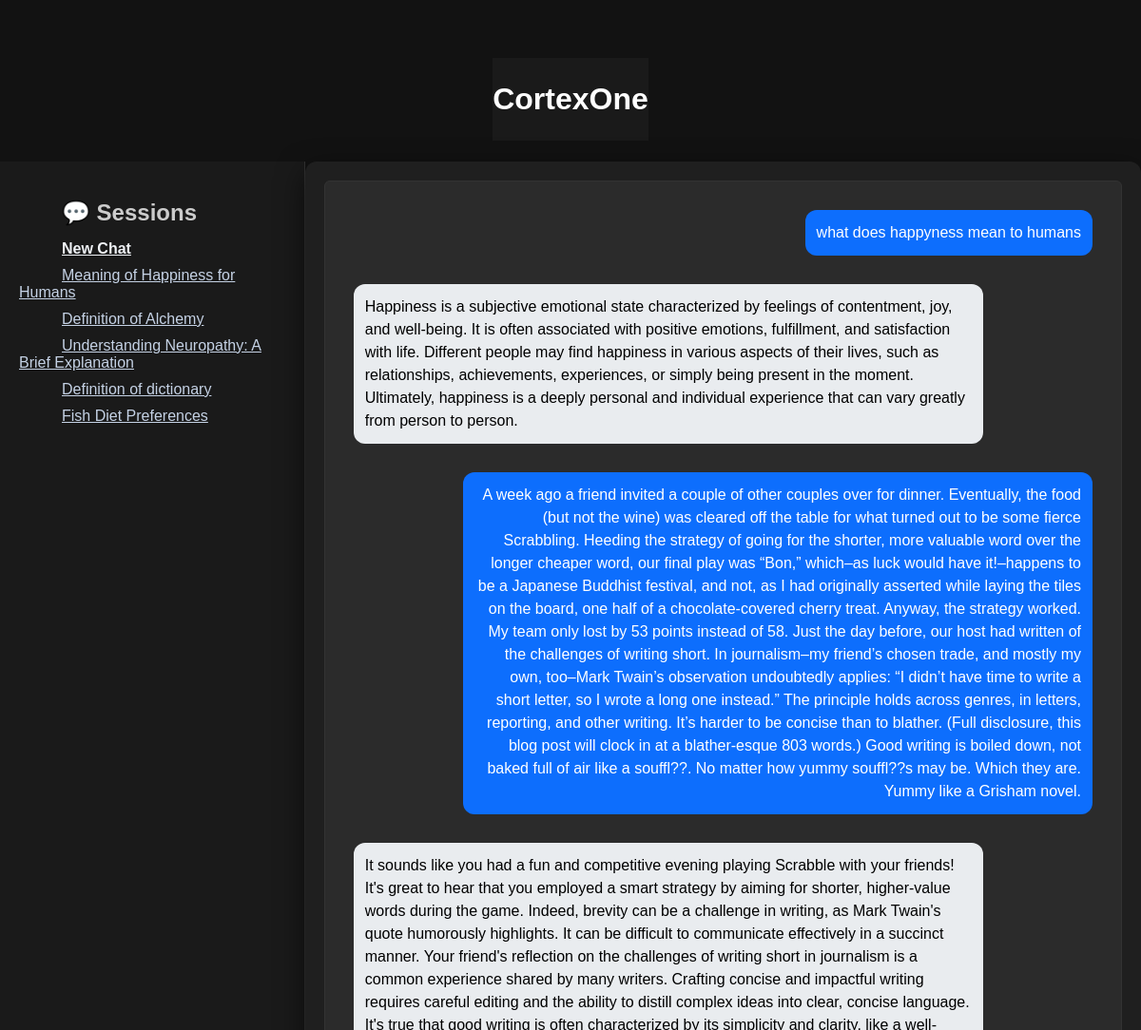
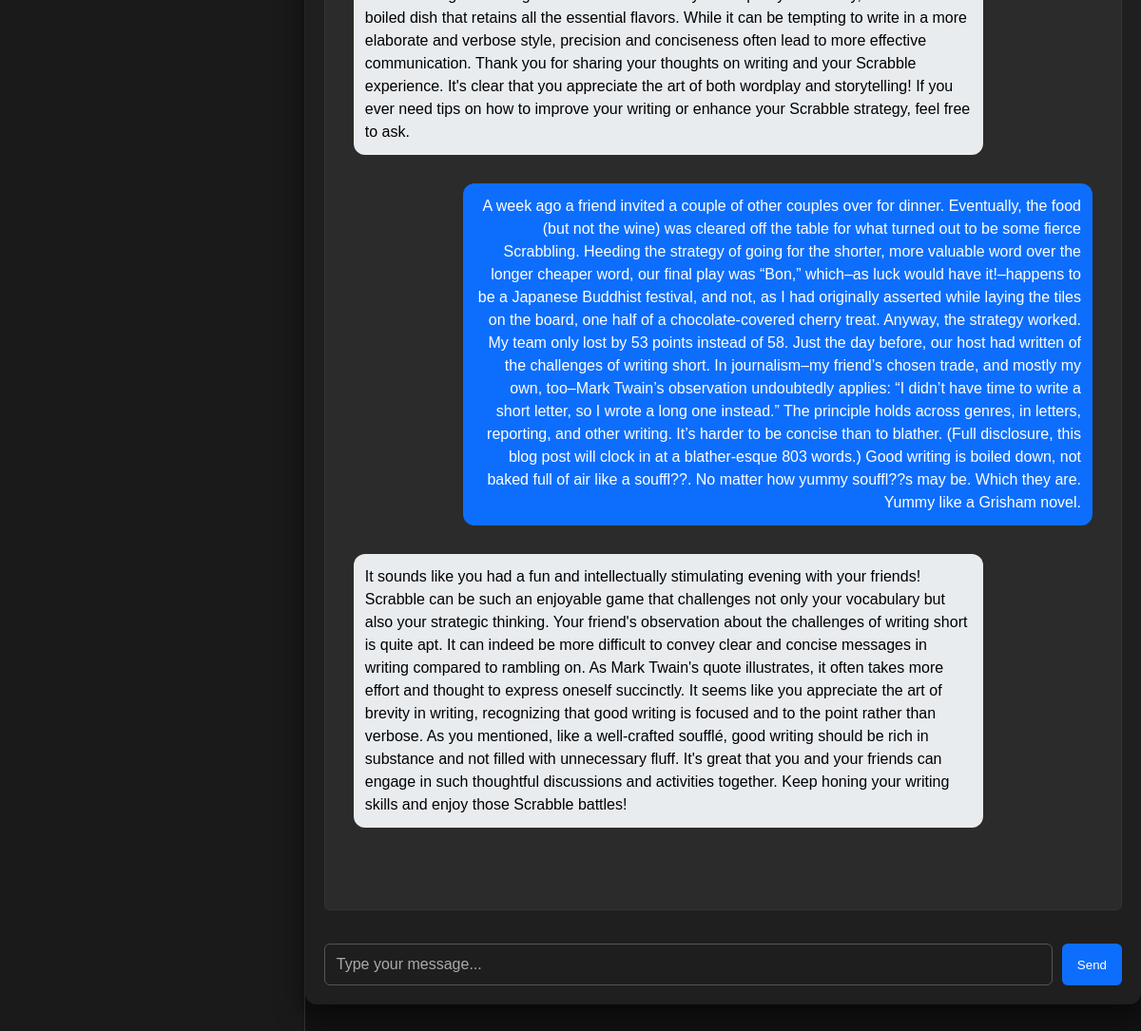
/session/53a9b840-112d-42ab-b376-16261fa65b6f, run on the app's committed database (2 pictures, top to bottom).
### tables this page shows
CREATE TABLE chats (
            id INTEGER PRIMARY KEY AUTOINCREMENT,
            user_message TEXT NOT NULL,
            response TEXT NOT NULL,
            timestamp DATETIME DEFAULT CURRENT_TIMESTAMP,
            session_id TEXT,
            session_name TEXT
        );

### app.py (the view)
@app.route('/session/<session_id>')
def load_session(session_id):
    conn = sqlite3.connect('chat_history.db')
    c = conn.cursor()
    c.execute("SELECT user_message, response FROM chats WHERE session_id = ? ORDER BY timestamp", (session_id,))
    chats = c.fetchall()
    c.execute("""
        SELECT DISTINCT session_id, session_name, MIN(timestamp)
        FROM chats
        WHERE session_name IS NOT NULL
        GROUP BY session_id
        ORDER BY MIN(timestamp) DESC
    """)
    sessions = c.fetchall()
    conn.close()
    session['session_id'] = session_id
    return render_template('chat.html', chats=chats, sessions=sessions)

### templates/chat.html (shortened to what this page needs)
<!DOCTYPE html>
<html>
<head>
    <link rel="stylesheet" href="{{ url_for('static', filename='style.css') }}">
</head>
<body style="margin: 0; font-family: sans-serif; background-color: #121212; color: white;">
    <h1 style="text-align: center; color: white; background-color: #1a1a1a; padding: 25px 0; margin: 1;">
        CortexOne
    </h1>
    <div style="display: flex; width: 100%; height: calc(100vh - 60px);">
        <div style="width: 30%; max-width: 300px; background-color: #1a1a1a; padding: 20px; border-right: 1px solid #333; overflow-y: auto;">
            <h2 style="color: #ccc; margin-bottom: 15px; padding-left: 45px;">💬 Sessions</h2>
            <div style="margin-bottom: 10px;">
                <a href="/new" style="color: #eff2f6; font-weight: bold; padding-left: 45px;"> New Chat</a>
            </div>
            {% for session_id, name, timestamp in sessions %}
                <div style="margin-bottom: 10px;">
                    <a href="/session/{{ session_id }}" style="color: #c5d2e5;  padding-left: 45px;">
                        {{ name or 'Untitled Session' }}
                    </a>
                </div>
            {% endfor %}
        </div>
        <div class="chat-container" style="flex-grow: 1; padding: 20px; display: flex; flex-direction: column; overflow-y: auto;">
            <div id="chat-box" style="flex-grow: 1; overflow-y: auto;">
                {% if chats %}
                    {% for user_msg, response in chats %}
                        <div class="chat-bubble user">{{ user_msg }}</div>
                        <div class="chat-bubble bot">{{ response }}</div>
                    {% endfor %}
                {% endif %}
            </div>
            <div class="input-area" style="margin-top: 20px;">
                <input type="text" id="user-input" placeholder="Type your message..." style="width: 80%;">
                <button onclick="sendMessage()">Send</button>
            </div>
        </div>
    </div>
</body>
</html>

### static/style.css (style rules this page uses)
body { font-family: 'Segoe UI', Tahoma, Geneva, Verdana, sans-serif; background-color: #121212; color: #e0e0e0; margin: 0; padding-top: 40px; display: flex; flex-direction: column; align-items: center; }
.chat-container { background: #1f1f1f; padding: 25px 30px; border-radius: 12px; box-shadow: 0 10px 30px rgba(0, 0, 0, 0.6); width: 90%; max-width: 900px; display: flex; flex-direction: column; height: 80vh; }
#chat-box { flex: 1; overflow-y: auto; border: 1px solid #333; padding: 20px; margin-bottom: 15px; border-radius: 6px; background: #2b2b2b; display: flex; flex-direction: column; gap: 10px; }
.input-area { display: flex; gap: 10px; }
#user-input { flex: 1; padding: 12px; font-size: 16px; background-color: #1e1e1e; color: #e0e0e0; border: 1px solid #555; border-radius: 6px; }
.chat-bubble { margin: 10px; padding: 12px; border-radius: 12px; max-width: 80%; line-height: 1.5; }
.chat-bubble.user { background-color: #0d6efd; color: white; text-align: right; margin-left: auto; }
.chat-bubble.bot { background-color: #e9ecef; color: black; text-align: left; margin-right: auto; }
#user-input::placeholder { color: #aaa; }
button { padding: 10px 16px; background-color: #0d6efd; color: white; border: none; border-radius: 6px; cursor: pointer; transition: background-color 0.3s ease; }

### data on the page
chats: user_message "what does happyness mean to humans", response "Happiness is a subjective emotional state characterized by feelings of contentment, joy, and well-being. It is often associated with positive emotions, fulfillment, and satisfaction with life. Different people may find happiness in various aspects of their lives, such as relationships, achievements, experiences, or simply being present in the moment. Ultimately, happiness is a deeply personal and individual experience that can vary greatly from person to person."
chats: user_message "A week ago a friend invited a couple of other couples over for dinner. Eventually, the food (but not the wine) was cleared off the table for what turned out to be some fierce Scrabbling. Heeding the strategy of going for the shorter, more valuable word over the longer cheaper word, our final play was “Bon,” which–as luck would have it!–happens to be a Japanese Buddhist festival, and not, as I had originally asserted while laying the tiles on the board, one half of a chocolate-covered cherry treat. Anyway, the strategy worked. My team only lost by 53 points instead of 58. Just the day before, our host had written of the challenges of writing short. In journalism–my friend’s chosen trade, and…", response "It sounds like you had a fun and competitive evening playing Scrabble with your friends! It's great to hear that you employed a smart strategy by aiming for shorter, higher-value words during the game. Indeed, brevity can be a challenge in writing, as Mark Twain's quote humorously highlights. It can be difficult to communicate effectively in a succinct manner. Your friend's reflection on the challenges of writing short in journalism is a common experience shared by many writers. Crafting concise and impactful writing requires careful editing and the ability to distill complex ideas into clear, concise language. It's true that good writing is often characterized by its simplicity and…"
chats: user_message "A week ago a friend invited a couple of other couples over for dinner. Eventually, the food (but not the wine) was cleared off the table for what turned out to be some fierce Scrabbling. Heeding the strategy of going for the shorter, more valuable word over the longer cheaper word, our final play was “Bon,” which–as luck would have it!–happens to be a Japanese Buddhist festival, and not, as I had originally asserted while laying the tiles on the board, one half of a chocolate-covered cherry treat. Anyway, the strategy worked. My team only lost by 53 points instead of 58. Just the day before, our host had written of the challenges of writing short. In journalism–my friend’s chosen trade, and…", response "It sounds like you had a fun and intellectually stimulating evening with your friends! Scrabble can be such an enjoyable game that challenges not only your vocabulary but also your strategic thinking. Your friend's observation about the challenges of writing short is quite apt. It can indeed be more difficult to convey clear and concise messages in writing compared to rambling on. As Mark Twain's quote illustrates, it often takes more effort and thought to express oneself succinctly. It seems like you appreciate the art of brevity in writing, recognizing that good writing is focused and to the point rather than verbose. As you mentioned, like a well-crafted soufflé, good writing should be…"

### other printed values
{{ name or 'Untitled Session' }} "Meaning of Happiness for Humans" "Definition of Alchemy" "Understanding Neuropathy: A Brief Explanation" "Definition of dictionary" "Fish Diet Preferences"
